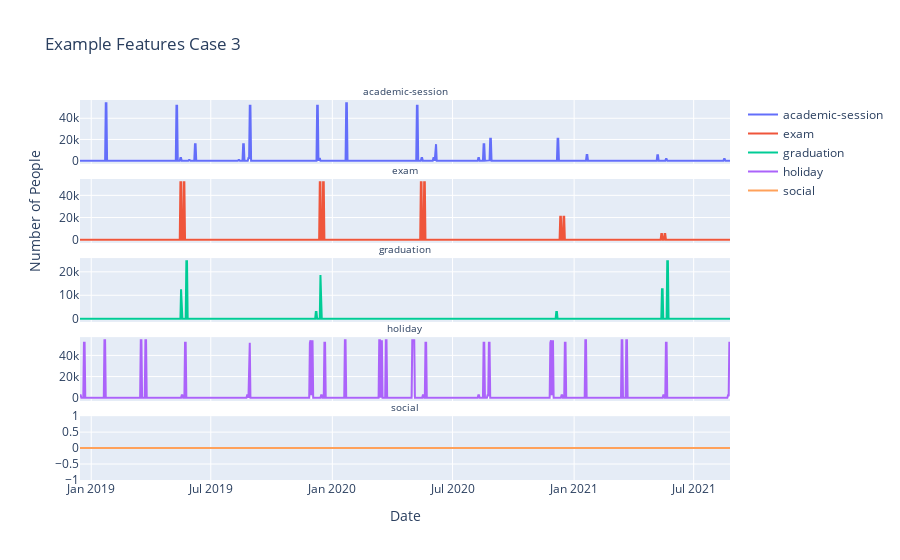

The cell this chart's notebook holds for it:
### Code cell
plot_case_features(df_case_3, 'Case 3')

### Figure 1 — Plotly figure (JSON) as saved in the notebook; plotly's stock layout.template omitted (floating-point values rounded to 4 significant figures; data arrays with more than 128 entries replaced by an {"elided": "..."} marker saying what was removed)
{"data": [{"mode": "lines", "name": "academic-session", "type": "scatter", "x": {"elided": "985 str values"}, "xaxis": "x", "y": {"elided": "985 int values"}, "yaxis": "y"}, {"mode": "lines", "name": "exam", "type": "scatter", "x": {"elided": "985 str values"}, "xaxis": "x2", "y": {"elided": "985 int values"}, "yaxis": "y2"}, {"mode": "lines", "name": "graduation", "type": "scatter", "x": {"elided": "985 str values"}, "xaxis": "x3", "y": {"elided": "985 int values"}, "yaxis": "y3"}, {"mode": "lines", "name": "holiday", "type": "scatter", "x": {"elided": "985 str values"}, "xaxis": "x4", "y": {"elided": "985 int values"}, "yaxis": "y4"}, {"mode": "lines", "name": "social", "type": "scatter", "x": {"elided": "985 str values"}, "xaxis": "x5", "y": {"elided": "985 int values"}, "yaxis": "y5"}], "layout": {"annotations": [{"font": {"size": 10}, "showarrow": false, "text": "academic-session", "x": 0.5, "xanchor": "center", "xref": "paper", "y": 1, "yanchor": "bottom", "yref": "paper"}, {"font": {"size": 10}, "showarrow": false, "text": "exam", "x": 0.5, "xanchor": "center", "xref": "paper", "y": 0.792, "yanchor": "bottom", "yref": "paper"}, {"font": {"size": 10}, "showarrow": false, "text": "graduation", "x": 0.5, "xanchor": "center", "xref": "paper", "y": 0.584, "yanchor": "bottom", "yref": "paper"}, {"font": {"size": 10}, "showarrow": false, "text": "holiday", "x": 0.5, "xanchor": "center", "xref": "paper", "y": 0.376, "yanchor": "bottom", "yref": "paper"}, {"font": {"size": 10}, "showarrow": false, "text": "social", "x": 0.5, "xanchor": "center", "xref": "paper", "y": 0.168, "yanchor": "bottom", "yref": "paper"}], "autosize": true, "title": {"text": "Example Features Case 3"}, "xaxis": {"anchor": "y", "autorange": true, "domain": [0, 1], "matches": "x5", "range": ["2018-12-15", "2021-08-25"], "showticklabels": false, "type": "date"}, "xaxis2": {"anchor": "y2", "autorange": true, "domain": [0, 1], "matches": "x5", "range": ["2018-12-15", "2021-08-25"], "showticklabels": false, "type": "date"}, "xaxis3": {"anchor": "y3", "autorange": true, "domain": [0, 1], "matches": "x5", "range": ["2018-12-15", "2021-08-25"], "showticklabels": false, "type": "date"}, "xaxis4": {"anchor": "y4", "autorange": true, "domain": [0, 1], "matches": "x5", "range": ["2018-12-15", "2021-08-25"], "showticklabels": false, "type": "date"}, "xaxis5": {"anchor": "y5", "autorange": true, "domain": [0, 1], "range": ["2018-12-15", "2021-08-25"], "title": {"text": "Date"}, "type": "date"}, "yaxis": {"anchor": "x", "autorange": true, "domain": [0.832, 1], "range": [-3014.0, 57260.0], "type": "linear"}, "yaxis2": {"anchor": "x2", "autorange": true, "domain": [0.624, 0.792], "range": [-2880.0, 54710.0], "title": {"text": "Number of People"}, "type": "linear"}, "yaxis3": {"anchor": "x3", "autorange": true, "domain": [0.416, 0.584], "range": [-1361.0, 25860.0], "type": "linear"}, "yaxis4": {"anchor": "x4", "autorange": true, "domain": [0.208, 0.376], "range": [-3014.0, 57260.0], "type": "linear"}, "yaxis5": {"anchor": "x5", "autorange": true, "domain": [0, 0.168], "range": [-1, 1], "type": "linear"}}}
